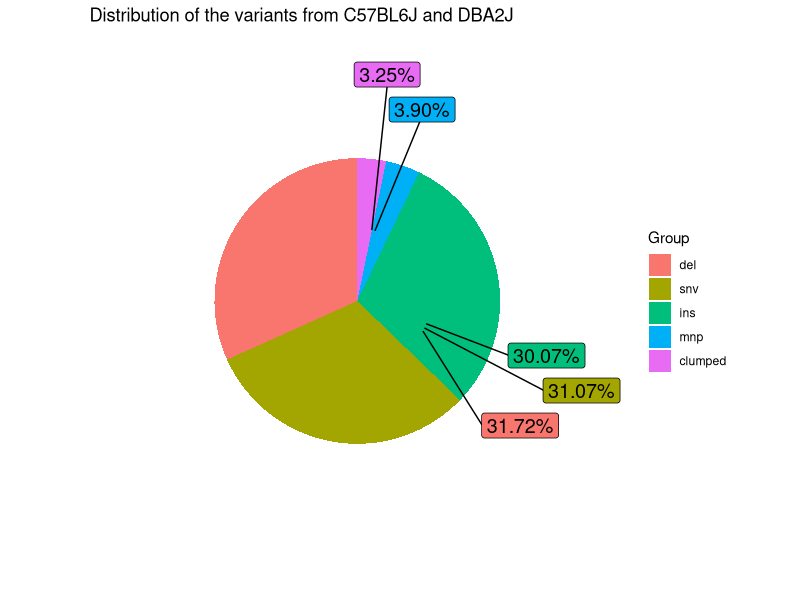
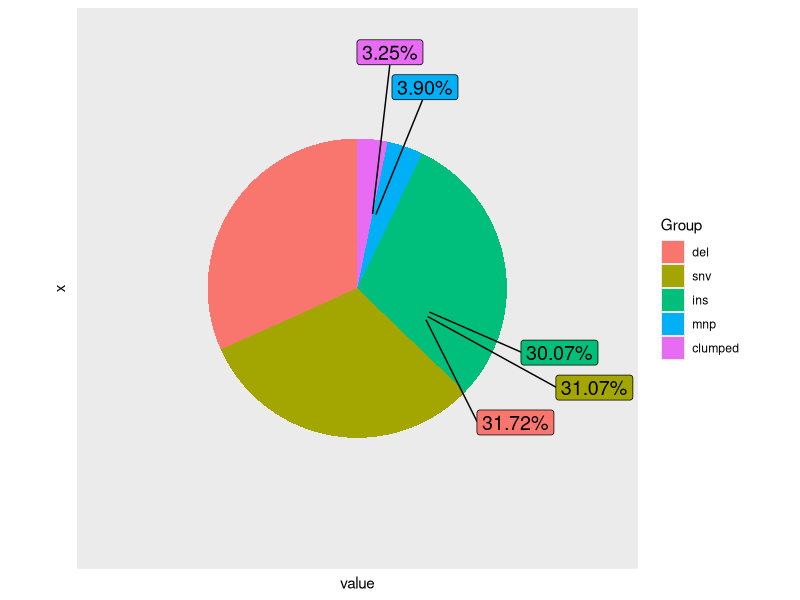

Source code (R) for these figures, in order:
library(dplyr)
library(ggplot2)
library(ggrepel)
library(forcats)
library(scales)

mydf <- structure(list(Group = structure(c(1L, 2L, 3L, 4L, 5L), .Label = c("snv", 
"del", "ins", "mnp", "clumped"), class = "factor"), value = c( 241844L, 246950L, 
234064L,30336L, 25262L)), .Names = c("Group", "value"), class = "data.frame", row.names = c("1", 
"2", "3", "4", "5"))

mydf %>%
arrange(desc(value)) %>%
mutate(prop = percent(value / sum(value))) -> mydf 

pie <- ggplot(mydf, aes(x = "", y = value, fill = fct_inorder(Group))) +
       geom_bar(width = 1, stat = "identity") +
       coord_polar("y", start = 0) +
       geom_label_repel(aes(label = prop), size=5, show.legend = F, nudge_x = 1) +
       guides(fill = guide_legend(title = "Group")) + theme(axis.text = element_blank(),
        axis.ticks = element_blank(),
        panel.grid  = element_blank())
       
bxp <- pie + labs(title = "Distribution of the variants from C57BL6J and DBA2J",
              x = " ", y = " ") + theme(panel.background = element_rect(fill = 'white', colour = 'white'))
